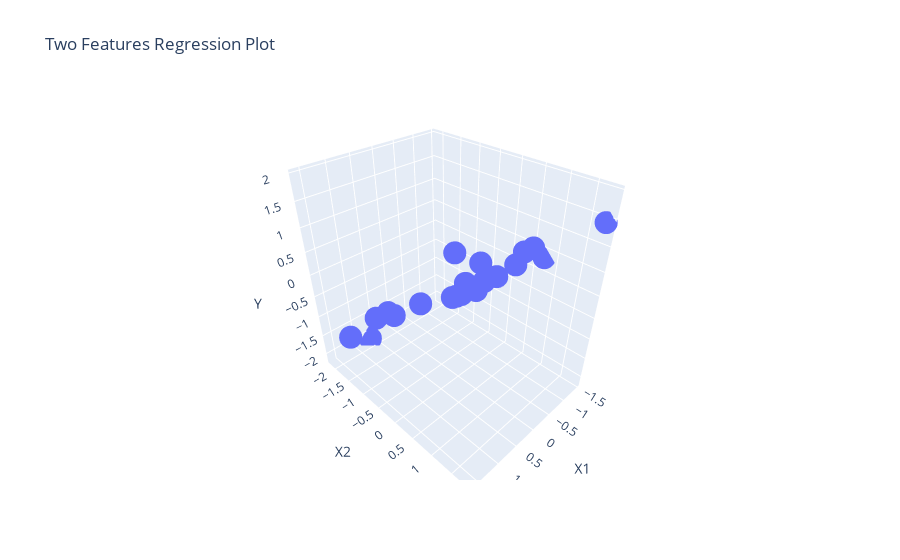

Notebook code cell kept with this figure:
### Code cell
first_set.plot_data()

### Figure 1 — Plotly figure (JSON) as saved in the notebook; plotly's stock layout.template omitted (floating-point values rounded to 4 significant figures)
{"data": [{"mode": "markers", "type": "scatter3d", "x": [-1.006, 0.07538, -1.444, -0.3976, 1.299, -1.001, -1.462, 1.51, -0.6111, 0.6988, 0.9473, -0.5528, -0.9844, 1.601, 0.6601, -0.4506, -0.2209, -0.8313, 0.698, 1.472], "y": [0.03564, 0.2048, 1.805, -0.5831, -1.874, -0.4791, 0.7601, 1.343, 0.05022, 1.068, -0.7714, 1.1, 0.4765, -0.3827, -2.151, -0.5166, 1.16, -0.7405, -0.2938, -0.2111], "z": [-0.2095, 0.2358, 1.442, -0.721, -1.534, -0.7992, 0.3383, 1.929, -0.1297, 1.308, -0.5387, 1.057, 0.2673, -0.009926, -2.135, -0.6818, 1.145, -0.9477, -0.146, 0.131]}], "layout": {"hovermode": "closest", "scene": {"xaxis": {"title": {"text": "X1"}}, "yaxis": {"title": {"text": "X2"}}, "zaxis": {"title": {"text": "Y"}}}, "title": {"text": "Two Features Regression Plot"}}}
